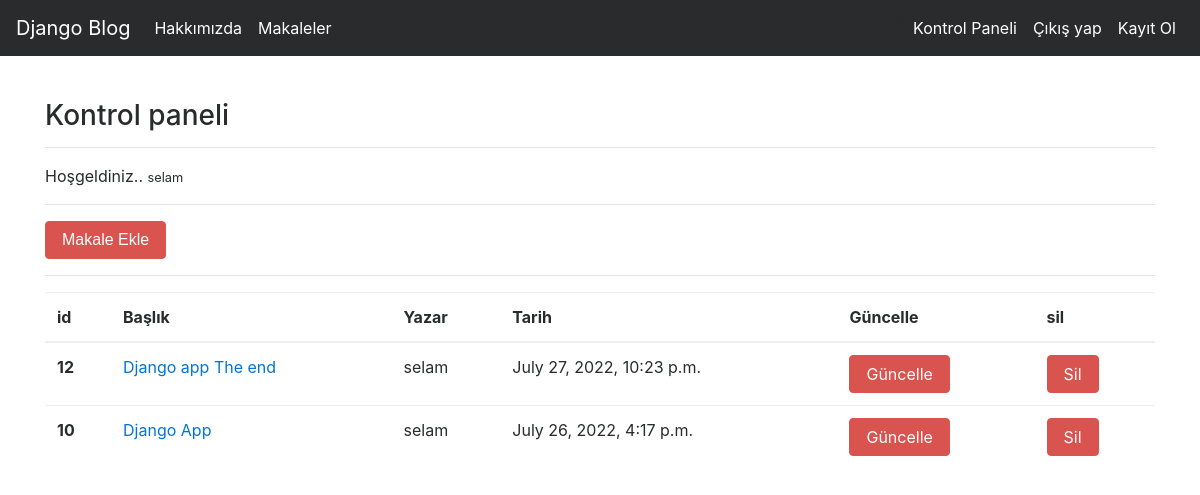
The app's page /articles/dashboard/ (signed in) with its own data.
### article/models.py (models this page shows, shortened)
class Article(models.Model):
    author = models.ForeignKey(
        "auth.User", on_delete=models.CASCADE, verbose_name="yazar")
    title = models.CharField(max_length=50, verbose_name="başlık")
    content = RichTextField()
    created_date = models.DateTimeField(
        auto_now_add=True, verbose_name="oluşturulma tarihi")
    article_image = models.FileField(
        blank=True, null=True, verbose_name="makaleye fotoğraf ekle")
    class Meta:
        ordering = ['-created_date']

### article/views.py (the view)
# urls.py: path('dashboard/', views.dashboard, name="dashboard"),
@login_required(login_url="user:login")
def dashboard(request):
    articles = Article.objects.filter(author=request.user)
    context = {
        "articles": articles
    }
    return render(request, "dashboard.html", context)

### templates/dashboard.html
{% extends "layout.html" %} , {% block body %}
<h3>Kontrol paneli</h3>
<hr />
<p>Hoşgeldiniz.. <small>{{request.user.username}}</small></p>
<hr />
<button href="/article/addarticle/" class="btn btn-danger">Makale Ekle</button>
<hr />
{% if articles %}
<table class="table table-dark">
  <thead>
    <tr>
      <th scope="col">id</th>
      <th scope="col">Başlık</th>
      <th scope="col">Yazar</th>
      <th scope="col">Tarih</th>
      <th scope="col">Güncelle</th>
      <th scope="col">sil</th>
    </tr>
  </thead>
  <tbody>
    {% for article in articles %}
    <tr>
      <th scope="row">{{article.id}}</th>
      <td><a href="/articles/article/{{article.id}}">{{article.title}}</a></td>
      <td>{{article.author.username}}</td>
      <td>{{article.created_date}}</td>
      <td>
        <a href="/articles/update/{{article.id}}" class="btn btn-danger"
          >Güncelle</a
        >
      </td>
      <td>
        <a href="/articles/delete/{{article.id}}" class="btn btn-danger">Sil</a>
      </td>
    </tr>
    {% endfor %}
  </tbody>
</table>
{% else %}
<div class="alert alert-danger">Henüz Bir makaleniz bulunmuyor</div>
{% endif %} {% endblock body %}

### records on screen
Article: id "12", title "Django app The end", author.username "selam", created_date "July 27, 2022, 10:23 p.m."
Article: id "10", title "Django App", author.username "selam", created_date "July 26, 2022, 4:17 p.m."

### other values on screen
{{ request.user.username }} "selam"
